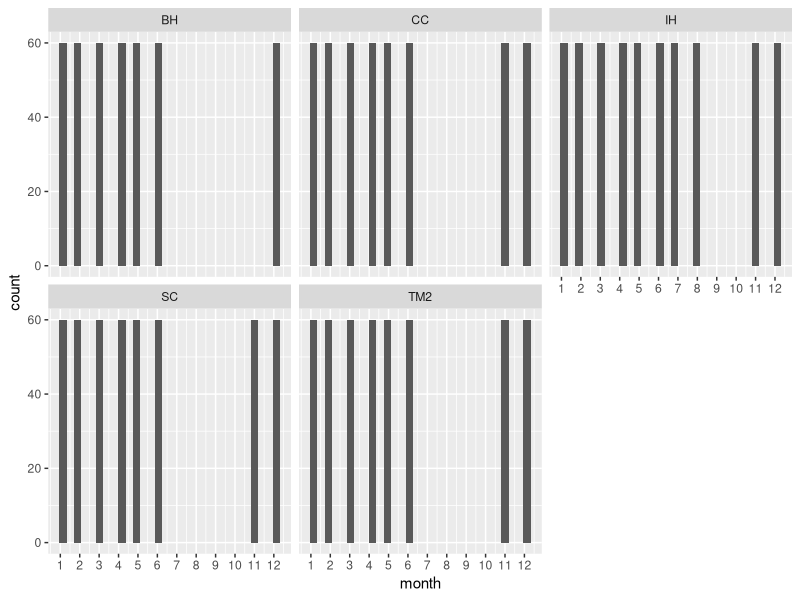
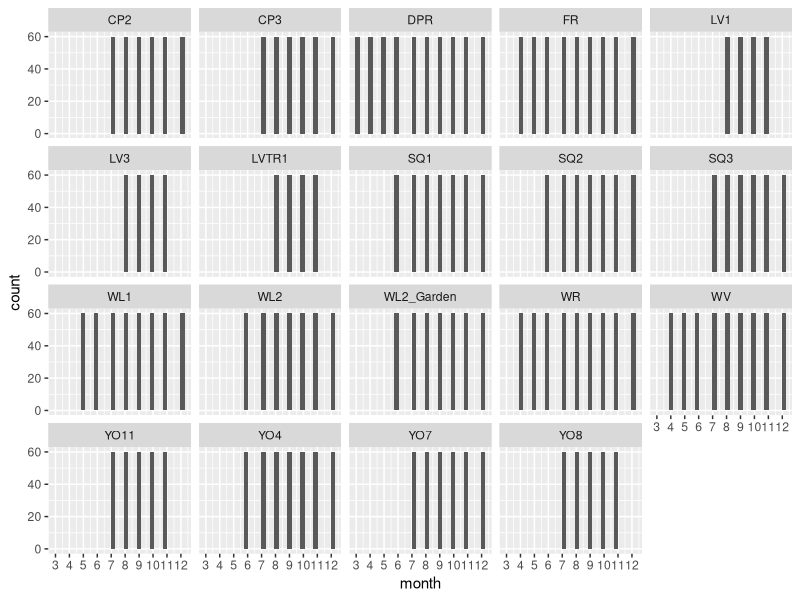

R code for these plots, in order:
## ---- chunk 1
knitr::opts_chunk$set(echo = TRUE)
#clear console if needed
#rm(list = ls())
## ---- chunk 2
library(raster) #for the CV function 
library(tidyverse)

sem <- function(x, na.rm=FALSE) { #standard error function 
  sd(x,na.rm=na.rm)/sqrt(length(na.omit(x)))
} 

true_round <- function(number, digits) { #rounding function that bypasses R's round to even default
  posneg <- sign(number)
  number <- abs(number) * 10^digits
  number <- number + 0.5 + sqrt(.Machine$double.eps)
  number <- trunc(number)
  number <- number / 10 ^ digits
  number * posneg
} 
## ---- chunk 3
#pop info
pops_common_garden <- read_csv("../input/WL2_Data/Pops_for_2023_WL2.csv") #pops included in common garden 
pops_common_garden_nonotes <- pops_common_garden %>% select(parent.pop:phylogroup, elevation.group) #subset columns

#Need to add YO1 for JGI:
yose1 <- tibble(parent.pop="YO1", phylogroup=NA) 
pops_common_garden_jgi <- bind_rows(pops_common_garden_nonotes, yose1)

#extra location info 
pop_loc <- read_csv("../input/Strep_tort_locs.csv")

#need to change YOSE to YO
pop_loc_yo <- pop_loc %>% mutate(parent.pop = str_replace(`Site code`, "YOSE(\\d+)", "YO\\1")) %>% select(Lat, Long, elev_m=`Elevation (m)`, parent.pop)

#merge in location info
pop_elev <- left_join(pops_common_garden_jgi, pop_loc_yo)

#add in common garden sites
sites_loc <- tibble(parent.pop=c("UCD_Garden", "WL2_Garden"), phylogroup=NA, Lat=c("38.53250", "38.82599"), Long=c("-121.78299", "-120.25090"), elev_m=c(16,2020))
pops_gardens_locs <- bind_rows(pop_elev, sites_loc)

#add row names
pops_gardens_locs_rowids <- pops_gardens_locs %>% rowid_to_column() %>% mutate(rowid = as.character(rowid))
## ---- chunk 4
flint_data1 <- read_csv("../input/Updated_Flint_Climate_Oct2024.csv") #This only goes through Aug 2024
flint_data2 <- read_csv("../input/Updated_Flint_Sept-Dec2024.csv") #Sept-Dec 2024

#merge:
flint_data <- bind_rows(flint_data1, flint_data2)
## ---- chunk 5
cwd <- flint_data %>% filter(str_detect(DataFileName, "cwd"))
cwd_long <- cwd %>% 
  pivot_longer(!DataFileName, names_to = "rowid", values_to = "cwd") %>% 
  extract(DataFileName, c("year", "month"), "(\\d+)(.*)", convert = TRUE) %>% 
  separate(month, into = c("month", "file_type")) %>% select(rowid, year, month, cwd)

pet <- flint_data %>% filter(str_detect(DataFileName, "pet"))
pet_long <- pet %>% 
  pivot_longer(!DataFileName, names_to = "rowid", values_to = "pet") %>% 
  extract(DataFileName, c("year", "month"), "(\\d+)(.*)", convert = TRUE) %>% 
  separate(month, into = c("month", "file_type")) %>% select(rowid, year, month, pet)

aet <- flint_data %>% 
  filter(str_detect(DataFileName, "aet"))
aet_long <- aet %>% 
  pivot_longer(!DataFileName, names_to = "rowid", values_to = "aet") %>% 
  extract(DataFileName, c("year", "month"), "(\\d+)(.*)", convert = TRUE) %>% 
  separate(month, into = c("month", "file_type")) %>% select(rowid, year, month, aet)

pck <- flint_data %>% filter(str_detect(DataFileName, "pck"))
pck_long <- pck %>% 
  pivot_longer(!DataFileName, names_to = "rowid", values_to = "pck") %>% 
  extract(DataFileName, c("year", "month"), "(\\d+)(.*)", convert = TRUE) %>% 
  separate(month, into = c("month", "file_type")) %>% select(rowid, year, month, pck)

ppt <- flint_data %>% filter(str_detect(DataFileName, "ppt"))
ppt_long <- ppt %>% 
  pivot_longer(!DataFileName, names_to = "rowid", values_to = "ppt") %>% 
  extract(DataFileName, c("year", "month"), "(\\d+)(.*)", convert = TRUE) %>% 
  separate(month, into = c("month", "file_type")) %>% select(rowid, year, month, ppt)

tmn <- flint_data %>% filter(str_detect(DataFileName, "tmn"))
tmn_long <- tmn %>% 
  pivot_longer(!DataFileName, names_to = "rowid", values_to = "tmn") %>% 
  extract(DataFileName, c("year", "month"), "(\\d+)(.*)", convert = TRUE) %>% 
  separate(month, into = c("month", "file_type")) %>% select(rowid, year, month, tmn)

tmx <- flint_data %>% filter(str_detect(DataFileName, "tmx"))
tmx_long <- tmx %>% 
  pivot_longer(!DataFileName, names_to = "rowid", values_to = "tmx") %>% 
  extract(DataFileName, c("year", "month"), "(\\d+)(.*)", convert = TRUE) %>% 
  separate(month, into = c("month", "file_type")) %>% select(rowid, year, month, tmx)

#merge:
flint_long <- full_join(aet_long, cwd_long)
flint_long <- full_join(flint_long, pck_long)
flint_long <- full_join(flint_long, pet_long)
flint_long <- full_join(flint_long, ppt_long)
flint_long <- full_join(flint_long, tmn_long)
flint_long <- full_join(flint_long, tmx_long)

flint_pops <- full_join(pops_gardens_locs_rowids, flint_long) 
#write_csv(flint_pops, "../output/Climate/Flint_AllSites_Dec2024.csv") 
## ---- chunk 6
pop_elev_climate <- flint_pops %>% 
  select(parent.pop, elevation.group, elev_m, Lat:Long, year:tmx) %>% #organize the columns 
  mutate(elevation.group=if_else(parent.pop=="UCD_Garden", "Low",  #add elevation group for gardens
                                 if_else(parent.pop=="WL2_Garden", "High", elevation.group))) %>% 
  filter(parent.pop!="YO1") #remove YO1 from the dataset 
#write_csv(pop_elev_climate, "../output/Climate/flint_climate_UCDpops.csv") #this is the file used in "Flint_Growth_Season.Rmd" and "Climate_PCAs_AllYear.Rmd"
## ---- chunk 7
month_nums <- tibble(month=c("jan","feb","mar","apr","may","jun","jul","aug","sep","oct","nov","dec"),
                     month_nums=c(1:12)) #give calendar months a number 

#merge:
flint_all_year_mosnums <- left_join(pop_elev_climate, month_nums) %>% arrange(parent.pop, year, month_nums) 

#define the water year as November-October:
flint_all_year_wtr_yr <- flint_all_year_mosnums %>% 
  mutate(wtr_yr = year + month_nums %in% c(11:12)) %>% 
  mutate(timeframe = case_when(
                                wtr_yr < 1964 ~ "beforehistoric",
                                wtr_yr >= 1964 & wtr_yr < 1994 ~ "historic",
                                wtr_yr >= 1994 & wtr_yr < 2024 ~ "recent")) %>%
                         mutate(timeframe = as.factor(timeframe), month = as.factor(month)) %>%
                         filter(wtr_yr != 1895, wtr_yr < 2024) %>% #remove years with less than 12 months of data 
                         mutate(months_wtryr = case_when(
                           month == "nov" ~ 1,
                           month == "dec" ~ 2,
                           month == "jan" ~ 3,
                           month == "feb" ~ 4,
                           month == "mar" ~ 5,
                           month == "apr" ~ 6,
                           month == "may" ~ 7, 
                           month == "jun" ~ 8,
                           month == "jul" ~ 9, 
                           month == "aug" ~ 10,
                           month == "sep" ~ 11,
                           month == "oct" ~ 12 )) %>% 
  select(parent.pop:month, timeframe, wtr_yr, months_wtryr, aet:tmx)  #organize the columns 
summary(flint_all_year_wtr_yr)
#write_csv(flint_all_year_wtr_yr, "../output/Climate/flint_all_year_wtr_yr.csv")

#water year is calculated Nov - October.  Could have issues with this, but move forward for now. Can be changed later. 
## ---- chunk 8
# Calculating average temp and diurnal range for each month
bioclim_wtr_yr_prep <- flint_all_year_wtr_yr %>% 
  mutate(tavg = (tmn + tmx)/2, t_diurnal = (tmx-tmn))

#Bio 1, 2, 4, 7, 12, 15
bioclim_wtr_yr_calc <- bioclim_wtr_yr_prep %>% 
  group_by(parent.pop, elevation.group, elev_m, timeframe, wtr_yr) %>% 
  summarise(ann_tmean=mean(tavg),  #Bio1 - Annual Mean Temperature
            mean_diurnal_range=mean(t_diurnal), #Bio2 - Mean Diurnal Range
            temp_seasonality=sd(tavg), #Bio4 - Temperature Seasonality
            temp_ann_range=(max(tmx))-(min(tmn)), #bio7 - temp annual range
            ann_ppt=sum(ppt), #bio12 - annual precip
            ppt_seasonality=cv(ppt+1)) #bio15 - Precipitation Seasonality (+1 to avoid strange CVs for areas where mean rainfaill is < 1)

# Calculating wettest, driest, warmest, and coldest months 
wettest_month <- bioclim_wtr_yr_prep %>%  #there's one wettest month per pop/year
  group_by(parent.pop, elevation.group, elev_m, timeframe, wtr_yr) %>% 
  slice_max(ppt)
driest_month <- bioclim_wtr_yr_prep %>%  #there's more than one driest month for some pops and years 
  group_by(parent.pop, elevation.group, elev_m, timeframe, wtr_yr) %>% 
  slice_min(ppt)
warmest_month <- bioclim_wtr_yr_prep %>% #there's more than one warmest month for 1 pop/year
  group_by(parent.pop, elevation.group, elev_m, timeframe, wtr_yr) %>% 
  slice_max(tavg)
coldest_month <- bioclim_wtr_yr_prep %>% #there's more than one driest month for some pops and years 
  group_by(parent.pop, elevation.group, elev_m, timeframe, wtr_yr) %>% 
  slice_min(tavg)

# Bio 8, 9, 18, 19
bio8_wtryr <- wettest_month %>% #bio8 = tmean_wettest_month
  dplyr::select(parent.pop, elevation.group, elev_m, timeframe, wtr_yr, tmean_wettest_month=tavg)
bio9_wtryr <- driest_month %>% #bio9 = tmean_driest_month
  group_by(parent.pop, elevation.group, elev_m, timeframe, wtr_yr) %>% 
  summarise(tmean_driest_month=mean(tavg)) #taking the average b/c some years where there are multiple driest months 
bio18_wtryr <- warmest_month %>% #bio18 = ppt_warmest_month
  group_by(parent.pop, elevation.group, elev_m, timeframe, wtr_yr) %>% 
  summarise(ppt_warmest_month=mean(ppt)) #taking the avg b/c more than one warmest month for one pop/year
bio19_wtryr <- coldest_month %>% #bio19 = ppt_coldest_month
  group_by(parent.pop, elevation.group, elev_m, timeframe, wtr_yr) %>% 
  summarise(ppt_coldest_month=mean(ppt)) #taking the avg b/c more than one coldest month for one pop/year
#merge:
bio8_9_wtryr <- full_join(bio8_wtryr, bio9_wtryr) 
bio18_19_wtryr <- full_join(bio18_wtryr, bio19_wtryr) 
all_periods_wtryr <- full_join(bio8_9_wtryr, bio18_19_wtryr)

#Merge all bioclims
bioclim_wtryr <- full_join(bioclim_wtr_yr_calc, all_periods_wtryr)
summary(bioclim_wtryr)
#write_csv(bioclim_wtryr, "../output/Climate/bioclim_wtr_yr.csv")
## ---- chunk 9
pop_elev_climate_60 <- pop_elev_climate %>% 
  filter(parent.pop != "UCD_Garden") %>% #remove Davis garden 
  filter(year >= 1964, year < 2024) %>%  #use the most recent 60 years
  select(parent.pop:month, cwd, pck, ppt, tmn, tmx) %>% 
  mutate(month = recode(month, #convert months to numbers 
  jan = 1,
  feb = 2,
  mar = 3,
  apr = 4,
  may = 5,
  jun = 6,
  jul = 7,
  aug = 8,
  sep = 9,
  oct = 10,
  nov = 11,
  dec = 12
))

pop_elev_climate_60_avgs <- pop_elev_climate_60 %>% 
  group_by(parent.pop, elevation.group, elev_m, month) %>% 
  summarise_at(c("cwd", "pck", "ppt", "tmn", "tmx"), c(mean, sem), na.rm = TRUE) #60 year averages per month for each pop
names(pop_elev_climate_60_avgs) <- gsub("fn2", "sem", colnames(pop_elev_climate_60_avgs))
names(pop_elev_climate_60_avgs) <-gsub("fn1", "mean", colnames(pop_elev_climate_60_avgs))
pop_elev_climate_60_avgs <- pop_elev_climate_60_avgs %>% mutate(PckSum=sum(pck_mean)) #estimate of average total snowpack in a year 
## ---- chunk 10
nosnow_pops_60 <- pop_elev_climate_60_avgs %>% filter(PckSum < 70)
unique(nosnow_pops_60$parent.pop) #BH, CC, TM2, SC, IH 
summary(nosnow_pops_60) #3rd quartile of CWD = 85

nosnow_pops_60_tojoin <- nosnow_pops_60 %>% select(parent.pop:elev_m, PckSum) %>% distinct() #pull out PckSum
nosnow_pops_60_years <- left_join(nosnow_pops_60_tojoin, pop_elev_climate_60) #add PckSum to full 60 year data frame 
growyear_months <- tibble(month=c(1:12), growmonth=c(5, 6, 7, 8, 9, 10, 11, 12, 1, 2, 3, 4)) #start in Sept though due to after-ripening requirements 
nosnow_60_growyear_months <- full_join(growyear_months, nosnow_pops_60_years) #add grow months to the dataframe 

#first month
nosnow_60_first_month <- nosnow_60_growyear_months %>%
  group_by(parent.pop, elevation.group, elev_m, year) %>% 
  filter(ppt>=25) %>% 
  arrange(growmonth) %>% 
  filter(row_number()==1) #get first month for each pop and year with germinating inducing rain 
nosnow_60_first_month_tomerge <- nosnow_60_first_month %>% 
  select(parent.pop:elev_m, year, firstmonth=growmonth) #first month is in grow month not calendar month format
#merge:
nosnow_60_first_month_col <- full_join(nosnow_60_growyear_months, nosnow_60_first_month_tomerge)

#last month
nosnow_60_last_month <- nosnow_60_growyear_months %>%
  group_by(parent.pop, elevation.group, elev_m, year) %>% 
  filter(cwd>85) %>% #last month is when cwd gets too high 
  arrange(month) %>% 
  filter(row_number()==1)
nosnow_60_last_month_tomerge <- nosnow_60_last_month %>% 
  select(parent.pop:elev_m, year, lastmonth=growmonth) #last month is in grow month not calendar month format
nosnow_60_last_month_col <- full_join(nosnow_60_first_month_col, nosnow_60_last_month_tomerge) %>% 
  select(firstmonth, lastmonth, month:tmx)
## ---- chunk 11
nosnow_60_last_month_col %>% filter(is.na(lastmonth)) %>% arrange(year) #2 years (2005, 2019) when IH doesn't have a last month based on these criteria (cwd never goes above 89 in those years)
#****CAN EXCLUDE THESE CASES
nosnow_60_last_month_col %>% filter(is.na(firstmonth)) %>% arrange(year) #1 year (2013) when BH doesn't have a first month based on these criteria (ppt never above 25)
#****CAN EXCLUDE THIS CASE 
nosnow_60_last_month_col %>% filter(lastmonth<4) %>% arrange(parent.pop, year) #some cases where last month is less than 4 (earlier than December)
nosnow_60_last_month_col %>% filter(lastmonth<firstmonth, lastmonth<4) %>% arrange(parent.pop, year) #most of the above are when the last month is before the first month (in growyear, not calendar year)
#****NEED TO CONVERT LAST MONTH TO CALENDAR YEAR FORMAT FOR AVG CALCS 
nosnow_60_last_month_col %>% filter(lastmonth>firstmonth & lastmonth<4) %>% arrange(parent.pop, year) #0 cases where last month is after the first month nosnow_60_last_month_col %>% filter(lastmonth==firstmonth) %>% arrange(parent.pop, year) #2 cases (IH, 1989, 1998) where first month and last month are the same 
#****CAN EXCLUDE THESE CASES

nosnow_60_last_month_col %>% filter(lastmonth==1) %>% arrange(parent.pop, year) #13 cases where Sept is last month 
nosnow_60_last_month_col %>% filter(lastmonth==2) #0 cases where Oct-Dec is the last month
nosnow_60_last_month_col %>% filter(firstmonth>4) #0 cases where first month is after December
nosnow_60_last_month_col %>% filter(growmonth==firstmonth+1, cwd>89) %>% arrange(parent.pop, year) #0 cases where cwd is high in the second growth month
## ---- chunk 12
nosnow_60first_last_month_for_calc <- nosnow_60_last_month_col %>% 
  filter(!(parent.pop=="IH" & year==1989)) %>% #remove IH: 1989, 1998, 2005, 2019
  filter(!(parent.pop=="IH" & year==1998)) %>% 
  filter(!(parent.pop=="IH" & year==2005)) %>% 
  filter(!(parent.pop=="IH" & year==2019)) %>% 
  filter(!(parent.pop=="BH" & year==2013)) %>% #remove BH: 2013
  mutate(lastmonth_cal=if_else(lastmonth<=4, lastmonth+8, lastmonth-4)) %>% #convert last month to cal year for avg calc 
  select(firstmonth:lastmonth, lastmonth_cal, parent.pop, elevation.group, elev_m, year) %>% 
  distinct()

nosnow_60_avg_first_last_month <- nosnow_60first_last_month_for_calc %>% 
  group_by(parent.pop, elevation.group, elev_m) %>% 
  summarise(AvgFirstMonth=mean(firstmonth), First_sem=sem(firstmonth),
            AvgLastMonth=mean(lastmonth), Last_sem=sem(lastmonth),
            AvgLastMonth_cal=mean(lastmonth_cal), Last_cal_sem=sem(lastmonth_cal))
nosnow_60_avg_first_last_month
#Start: 2 in growmonth = October 
#Last: 9 in growmonth = May - w/o converting last month to calendar year format, the cases where growmonth=1 is pulling the last month much earlier and with a much greater standard error --> wrong!
#Last: 8 in lastmonth_cal = August 

#Used Standard Rounding
nosnow_avg_first_last_month_60 <- nosnow_60_avg_first_last_month %>% 
  mutate(AvgFirstMonth=true_round(AvgFirstMonth, 0), 
          AvgLastMonth=true_round(AvgLastMonth_cal, 0) + 4) %>% #avg in calendar year first to account for cases with last month of Sept, then convert back to grow month format
  select(parent.pop:elev_m, AvgFirstMonth, AvgLastMonth)

nosnow_60_avg_first_last_month_allmonths <- left_join(nosnow_60_growyear_months, nosnow_avg_first_last_month_60)
## ---- chunk 13
nosnow_grwseason_60 <- nosnow_60_avg_first_last_month_allmonths %>% 
  group_by(parent.pop, elevation.group, elev_m, year) %>% 
  filter(growmonth>AvgFirstMonth) %>% #first and last month are in grow month format not calendar year 
  filter(growmonth<=AvgLastMonth) %>% 
  arrange(year,parent.pop, growmonth)

xtabs(~parent.pop+month, data=nosnow_grwseason_60)
nosnow_grwseason_60 %>% ggplot(aes(x=month)) + geom_histogram() +
  scale_x_continuous(breaks=c(1, 2, 3, 4, 5,6,7,8,9,10, 11, 12)) +
  facet_wrap(~parent.pop)
## ---- chunk 14
snow_pops_60 <- pop_elev_climate_60_avgs %>% filter(PckSum >= 70)
unique(snow_pops_60$parent.pop) #18 pops + garden site get some significant snowpack per year 

snow_pops_60_tojoin <- snow_pops_60 %>% select(parent.pop:elev_m, PckSum) %>% distinct()
snow_pops_60_years <- left_join(snow_pops_60_tojoin, pop_elev_climate_60) 

#first month
snow_60_first_month <- snow_pops_60_years %>%
  group_by(parent.pop, elevation.group, elev_m, year) %>% 
  filter(pck==0) %>% 
  filter(tmn > 0) %>% 
  arrange(month) %>% 
  filter(row_number()==1) #get first month for each pop and year with no snowpack for germ
snow_60_first_month_tomerge <- snow_60_first_month %>% 
  select(parent.pop:elev_m, year, firstmonth=month)
snow_60_first_month_col <- full_join(snow_pops_60_years, snow_60_first_month_tomerge)

#last month 
snow_60_last_month <- snow_60_first_month_col %>%
  group_by(parent.pop, elevation.group, elev_m, year) %>% 
  filter(month>firstmonth) %>% 
  filter(if_else(pck>70, pck>70, 
                 if_else(pck>0, tmn < 0, tmn <= -5))) %>%  #-5 is moderate freeze (Pardee et al. 2017)
  arrange(month) %>% 
  filter(row_number()==1) #get first month after growstart for each pop and year with pck >70 OR pck>0 & tmn <0 OR tmn <-5
snow_60_last_month_tomerge <- snow_60_last_month %>% 
  select(parent.pop:elev_m, year, firstmonth,lastmonth=month)
snow_60_last_month_col <- full_join(snow_60_first_month_col, snow_60_last_month_tomerge) %>% 
  select(firstmonth, lastmonth, year:tmx)
## ---- chunk 15
snow_60_last_month_col %>% filter(is.na(firstmonth)) #no cases where there isn't a firstmonth
snow_60_last_month_col %>% filter(is.na(lastmonth)) #226 cases where there isn't a lastmonth 
#***WHAT TO DO FOR THESE CASES? Make the last month 12 (Dec)
#*no snow_pack, or min temp > -5 

snow_60_last_month_col %>% filter(lastmonth==firstmonth) %>% arrange(parent.pop, year) #no cases where last month is first month 

snow_60_last_month_col %>% filter(lastmonth==firstmonth+1) %>% arrange(parent.pop, year) 
#***I added a temperature requirement for temp >0 for the first month and still get 16 cases where there is heavy snow in the month after the first month 
snow_60_last_month_col %>% filter(lastmonth==firstmonth+2) #8 case where there was sig snowpack in the second month after the first month of 0 snowpack 

heavysnow_60 <- snow_60_last_month_col %>% filter(lastmonth==firstmonth+1) %>% filter(month==firstmonth)
summary(heavysnow_60)
unique(heavysnow_60$parent.pop)
heavysnow_60 %>% filter(elev_m>1800)
#"DPR" "FR" "WL1" "WL2" "WR", "YO4" 
#*Temps range from just above freezing (0.080) to 3.3 (which seems like an acceptable temp given we vernalize at 4C)
#*OR START THE CHECK IN FEB FOR POPS > 6000 FT (ONLY 2 ABOVE 6000 FEET, both in 2014)
#*OR just take these cases out
## ---- chunk 16
snow_60first_last_month_for_calc <- snow_60_last_month_col %>% 
  mutate(lastmonth=if_else(is.na(lastmonth), 12, lastmonth)) %>% #for cases with no last month - make last month 12
  filter(lastmonth > firstmonth+2) %>% #remove cases where last month is first month +1 or 2 
  select(firstmonth:lastmonth, parent.pop, elevation.group, elev_m, year) %>% 
  distinct()
#snow_60first_last_month_for_calc %>% filter(parent.pop=="CP2", year=="2011") #converting last month to 12 worked for the cases where it was NA before 

snow_60_avg_first_last_month <- snow_60first_last_month_for_calc %>% 
  group_by(parent.pop, elevation.group, elev_m) %>% 
  summarise(AvgFirstMonth=mean(firstmonth), First_sem=sem(firstmonth),
            AvgLastMonth=mean(lastmonth), Last_sem=sem(lastmonth)) %>% 
  arrange(elevation.group, elev_m)
snow_60_avg_first_last_month
#Start = May-July for "high" elev, Feb-May for "mid" elevation 
#End = Nov-Dec

#Used Standard Rounding
snow_avg_first_last_month_60 <- snow_60_avg_first_last_month %>% 
  mutate(AvgFirstMonth=true_round(AvgFirstMonth, 0), AvgLastMonth=true_round(AvgLastMonth, 0)) %>% 
  select(parent.pop:elev_m, AvgFirstMonth, AvgLastMonth)

snow_60_avg_first_last_month_allmonths <- left_join(snow_pops_60_years, snow_avg_first_last_month_60)
## ---- chunk 17
snow_grwseason_60 <- snow_60_avg_first_last_month_allmonths %>% 
  group_by(parent.pop, elevation.group, elev_m, year) %>% 
  filter(month>AvgFirstMonth) %>% 
  filter(month<=AvgLastMonth)

xtabs(~parent.pop+month, data=snow_grwseason_60)
snow_grwseason_60 %>% ggplot(aes(x=month)) + geom_histogram() +
  scale_x_continuous(breaks=c(1, 2, 3, 4, 5,6,7,8,9,10, 11, 12)) +
  facet_wrap(~parent.pop)
## ---- chunk 18
flint_60_grwseason <- rbind(nosnow_grwseason_60, snow_grwseason_60) %>% 
  mutate(timeframe = case_when(
                                year >= 1964 & year < 1994 ~ "historic",
                                year >= 1994 & year < 2024 ~ "recent")) %>% 
  select(parent.pop:elev_m, Lat:Long, timeframe, year, month, PckSum, cwd:tmx) #organize the columns 
unique(flint_60_grwseason$parent.pop)

#write_csv(flint_60_grwseason, "../output/Climate/flint_climate_growthseason_60.csv")
## ---- chunk 19
# Calculating average temp and diurnal range for each month
bioclim_60_meantemp_prep <- flint_60_grwseason %>% 
  mutate(tavg = (tmn + tmx)/2, t_diurnal = (tmx-tmn))

# Bio 1, 2, 4, 7, 12, 15
bioclim_60_calc <- bioclim_60_meantemp_prep %>% 
  group_by(parent.pop, elevation.group, elev_m, year) %>% 
  summarise(ann_tmean=mean(tavg),  #Bio1 - Annual Mean Temperature
            mean_diurnal_range=mean(t_diurnal), #Bio2 - Mean Diurnal Range
            temp_seasonality=sd(tavg), #Bio4 - Temperature Seasonality
            temp_ann_range=(max(tmx))-(min(tmn)), #bio7 - temp annual range
            ann_ppt=sum(ppt), #bio12 - annual precip
            ppt_seasonality=cv(ppt+1)) #bio15 - Precipitation Seasonality (+1 to avoid strange CVs for areas where mean rainfaill is < 1)

# Calculating wettest, driest, warmest, and coldest months 
wettest_month <- bioclim_60_meantemp_prep %>%  #there's one wettest month per pop/year
  group_by(parent.pop, elevation.group, elev_m, timeframe, year) %>% 
  slice_max(ppt)
driest_month <- bioclim_60_meantemp_prep %>%  #there's more than one driest month for some pops and years 
  group_by(parent.pop, elevation.group, elev_m, timeframe, year) %>% 
  slice_min(ppt)
warmest_month <- bioclim_60_meantemp_prep %>% #there's one warmest month per pop/year
  group_by(parent.pop, elevation.group, elev_m, timeframe, year) %>% 
  slice_max(tavg)
coldest_month <- bioclim_60_meantemp_prep %>% #there's one coldest month per pop/year
  group_by(parent.pop, elevation.group, elev_m, timeframe, year) %>% 
  slice_min(tavg)

# Bio 8, 9, 18, 19
bio8_60 <- wettest_month %>% #bio8 = tmean_wettest_month
  dplyr::select(parent.pop, elevation.group, elev_m, year, tmean_wettest_month=tavg)
bio9_60 <- driest_month %>% #bio9 = tmean_driest_month
  group_by(parent.pop, elevation.group, elev_m, year) %>% 
  summarise(tmean_driest_month=mean(tavg)) #taking the average b/c some years where there are multiple driest months 
bio18_60 <- warmest_month %>% #bio18 = ppt_warmest_month
  dplyr::select(parent.pop, elevation.group, elev_m, year, ppt_warmest_month=ppt)
bio19_60 <- coldest_month %>% #bio19 = ppt_coldest_month
  dplyr::select(parent.pop, elevation.group, elev_m, year, ppt_coldest_month=ppt)
# Merge:
bio8_9_60 <- full_join(bio8_60, bio9_60)
bio18_19_60 <- full_join(bio18_60, bio19_60)
all_periods_60 <- full_join(bio8_9_60, bio18_19_60)

# Merge all bioclims:
bioclim_60_grwseason <- full_join(bioclim_60_calc, all_periods_60)
#write_csv(bioclim_60_grwseason, "../output/Climate/BioClim_growthseason_60.csv")
## ---- chunk 20
#flint_all_year_wtr_yr  #flint water year climate data frame with all years and months + both garden sites
#bioclim_wtryr          #bioclim water year climate data frame with all years + both garden sites
#flint_60_grwseason     #flint growth season climate data frame with most recent 60 years and grow months + WL2 garden 
#bioclim_60_grwseason   #bioclim water year climate data frame with most recent 60 years + WL2 garden 

#summarize flint by year to merge it with the bioclim data
flint_yrly_avgs_wtr_yr <- flint_all_year_wtr_yr %>% 
  filter(timeframe!="beforehistoric", parent.pop!="UCD_Garden") %>% 
  rename(year=wtr_yr, year_cal=year) %>% 
  group_by(parent.pop, elevation.group, elev_m, Lat, Long, timeframe, year) %>% 
  summarise_at(c("cwd", "pck", "ppt", "tmn", "tmx"), c(mean), na.rm = TRUE)

flint_yrly_avgs_grwssn <- flint_60_grwseason %>% 
  group_by(parent.pop, elevation.group, elev_m, Lat, Long, timeframe, year) %>% 
  summarise_at(c("cwd", "pck", "ppt", "tmn", "tmx"), c(mean), na.rm = TRUE)

#subset bioclim water year
bioclim_wtryr_to_merge <- bioclim_wtryr %>% 
  filter(timeframe!="beforehistoric", parent.pop!="UCD_Garden") %>% 
  rename(year=wtr_yr) 

#merge
wtr_yr_clim <- left_join(flint_yrly_avgs_wtr_yr, bioclim_wtryr_to_merge) %>% mutate(Season="Water Year")
grwssn_clim <- left_join(flint_yrly_avgs_grwssn, bioclim_60_grwseason) %>% mutate(Season="Growth Season")
all_clim <- bind_rows(wtr_yr_clim, grwssn_clim)
#write_csv(all_clim, "../output/Climate/All_Clim.csv")
